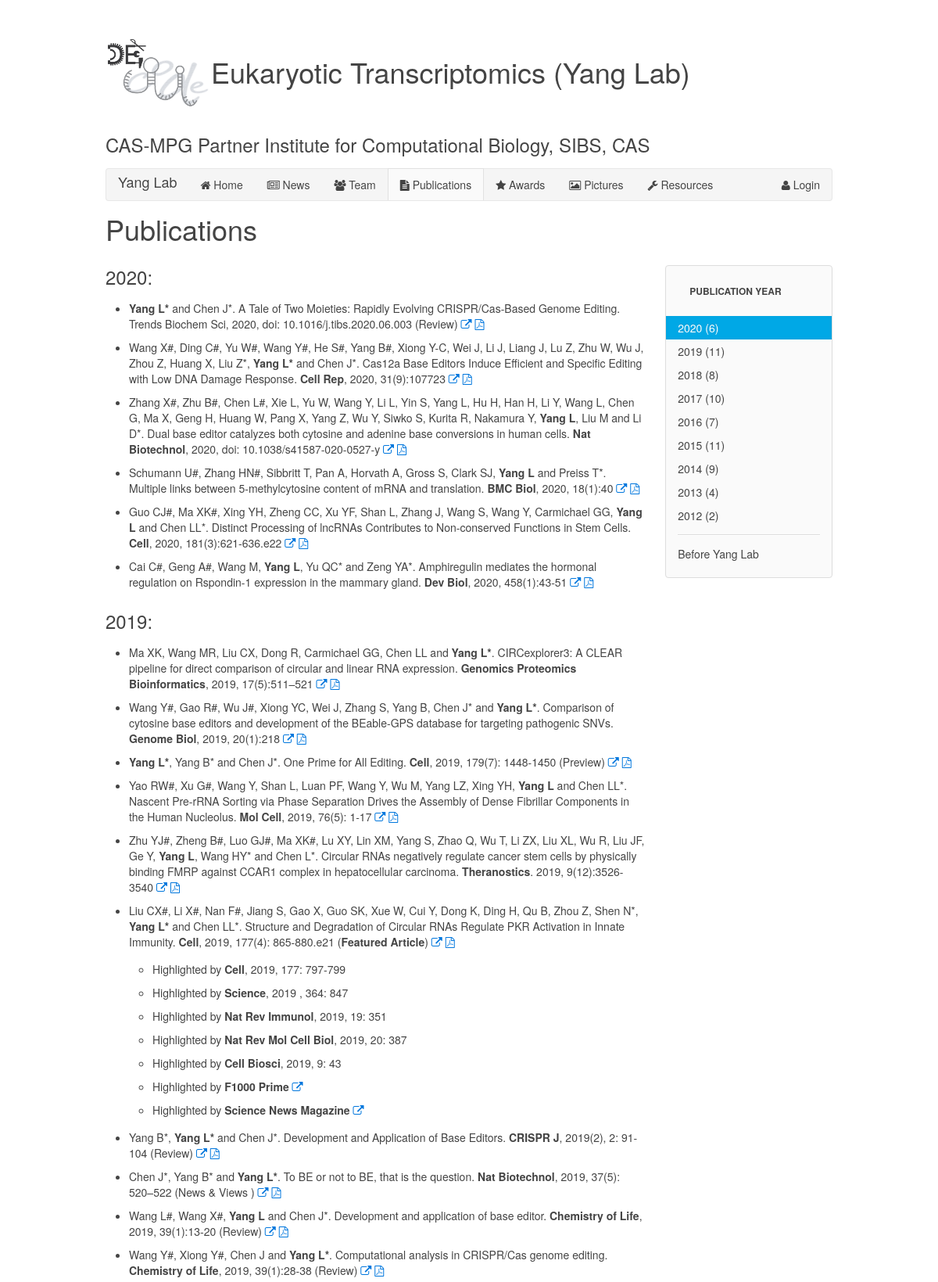
Page /publications (upper part) on the committed database.
### yanglab.py (models this page shows)
class Publication(db.Model):
    __tablename__ = 'publication'
    id = db.Column(db.Integer, primary_key=True)
    idx = db.Column(db.Integer)
    year = db.Column(db.Integer)
    title = db.Column(db.Text)
    link = db.Column(db.String(100))
    attach = db.Column(db.String(100))
    points = db.Column(db.Text)

### yanglab.py (the view)
@yanglab.route('/publications')
def publications():
    attr = {}
    attr['name'] = 'publications'
    publications = Publication.query.filter(Publication.idx > 0).all()
    attr['publications'] = publications
    before_md = yanglab.static_folder + '/publication_before_yanglab.md'
    publication_before_yanglab = open(before_md, 'r').read()
    attr['publication_before_yanglab'] = publication_before_yanglab
    return render_template('publications.html', **attr)

### yanglab.py (called while the page is built)
@yanglab.template_filter('strong')
def strong(s):
    return s.replace('{{', '<strong>').replace('}}', '</strong>')

@yanglab.template_filter('split')
def split_point(s):
    return s.split('|')

### templates/publications.html (shortened to what this page needs)
{% extends "base.html" %}
{% block content %}
<div class="uk-grid" data-uk-grid-margin>
    <div class="uk-width-1-1">
        <h2 class="uk-article-title">Publications</h2>
    </div>
</div>
<div class="uk-grid" data-uk-grid-margin>
    <div class="uk-width-medium-3-4">
        {% for year in publications|groupby('year')|reverse %}
        <h2 id="{{ year.grouper }}">{{ year.grouper }}:</h2>
        <ul class="uk-list-space">
            {% for publication in year.list|sort(attribute='idx', reverse=True) %}
            <li>{{ publication.title|strong|safe }}
                <a href="{{ publication.link }}"><i class="uk-icon-external-link"></i></a>
                {% if publication.attach %}
                    <a href="{{ url_for('static', filename='publication_pdf/' + publication.attach) }}"><i class="uk-icon-file-pdf-o"></i></a>
                {% endif %}
            </li>
            {% if publication.points %}
            <ul class="uk-list-space">
                {% for point in publication.points|split %}
                <li>{{ point|strong|safe }}</li>
                {% endfor %}
            </ul>
            {% endif %} {% endfor %}
        </ul>
        {% endfor %}
    </div>
    <div class="uk-width-medium-1-4 uk-hidden-small">
        <div data-uk-sticky="{top:150}">
            <div class="uk-panel uk-panel-box">
                <h3 class="uk-nav-header">Publication Year</h3>
                <ul class="uk-nav uk-nav-side" data-uk-scrollspy-nav="{closest:'li', smoothscroll:true}">
                    {% for year in publications|groupby('year')|reverse %}
                    <li><a href="#{{ year.grouper }}">{{ year.grouper }} ({{ year.list|length }})</a></li>
                    {% endfor %}
                    <li class="uk-nav-divider"></li>
                    <li><a href="#before">Before Yang Lab</a></li>
                </ul>
            </div>
        </div>
    </div>
</div>
{% endblock content %}

### rows in the picture
Publication: grouper "2020", title|strong "Cai C#, Geng A#, Wang M, Yang L , Yu QC* and Zeng YA*. Amphiregulin mediates the hormonal regulation on Rspondin-1 expression in the mammary gland. Dev Biol , 2020, 458(1):43-51", list|length "6"
Publication: title|strong "Yang L* and Chen J*. A Tale of Two Moieties: Rapidly Evolving CRISPR/Cas-Based Genome Editing. Trends Biochem Sci, 2020, doi: 10.1016/j.tibs.2020.06.003 (Review)"
Publication: title|strong "Wang X#, Ding C#, Yu W#, Wang Y#, He S#, Yang B#, Xiong Y-C, Wei J, Li J, Liang J, Lu Z, Zhu W, Wu J, Zhou Z, Huang X, Liu Z*, Yang L* and Chen J*. Cas12a Base Editors Induce Efficient and Specific Editing with Low DNA Damage Response. Cell Rep , 2020, 31(9):107723"
Publication: title|strong "Zhang X#, Zhu B#, Chen L#, Xie L, Yu W, Wang Y, Li L, Yin S, Yang L, Hu H, Han H, Li Y, Wang L, Chen G, Ma X, Geng H, Huang W, Pang X, Yang Z, Wu Y, Siwko S, Kurita R, Nakamura Y, Yang L , Liu M and Li D*. Dual base editor catalyzes both cytosine and adenine base conversions in human cells. Nat Biotechnol , 2020, doi: 10.1038/s41587-020-0527-y"
Publication: title|strong "Schumann U#, Zhang HN#, Sibbritt T, Pan A, Horvath A, Gross S, Clark SJ, Yang L and Preiss T*. Multiple links between 5-methylcytosine content of mRNA and translation. BMC Biol , 2020, 18(1):40"
Publication: title|strong "Guo CJ#, Ma XK#, Xing YH, Zheng CC, Xu YF, Shan L, Zhang J, Wang S, Wang Y, Carmichael GG, Yang L and Chen LL*. Distinct Processing of lncRNAs Contributes to Non-conserved Functions in Stem Cells. Cell , 2020, 181(3):621-636.e22"
Publication: grouper "2019", list|length "11"
Publication: title|strong "Ma XK, Wang MR, Liu CX, Dong R, Carmichael GG, Chen LL and Yang L* . CIRCexplorer3: A CLEAR pipeline for direct comparison of circular and linear RNA expression. Genomics Proteomics Bioinformatics , 2019, 17(5):511–521"
Publication: title|strong "Wang Y#, Gao R#, Wu J#, Xiong YC, Wei J, Zhang S, Yang B, Chen J* and Yang L* . Comparison of cytosine base editors and development of the BEable-GPS database for targeting pathogenic SNVs. Genome Biol , 2019, 20(1):218"
Publication: title|strong "Yang L* , Yang B* and Chen J*. One Prime for All Editing. Cell , 2019, 179(7): 1448-1450 (Preview)"
Publication: title|strong "Yao RW#, Xu G#, Wang Y, Shan L, Luan PF, Wang Y, Wu M, Yang LZ, Xing YH, Yang L and Chen LL*. Nascent Pre-rRNA Sorting via Phase Separation Drives the Assembly of Dense Fibrillar Components in the Human Nucleolus. Mol Cell , 2019, 76(5): 1-17"
Publication: title|strong "Zhu YJ#, Zheng B#, Luo GJ#, Ma XK#, Lu XY, Lin XM, Yang S, Zhao Q, Wu T, Li ZX, Liu XL, Wu R, Liu JF, Ge Y, Yang L , Wang HY* and Chen L*. Circular RNAs negatively regulate cancer stem cells by physically binding FMRP against CCAR1 complex in hepatocellular carcinoma. Theranostics . 2019, 9(12):3526-3540"
Publication: title|strong "Liu CX#, Li X#, Nan F#, Jiang S, Gao X, Guo SK, Xue W, Cui Y, Dong K, Ding H, Qu B, Zhou Z, Shen N*, Yang L* and Chen LL*. Structure and Degradation of Circular RNAs Regulate PKR Activation in Innate Immunity. Cell , 2019, 177(4): 865-880.e21 ( Featured Article )", points "Highlighted by Cell , 2019, 177: 797-799" "Highlighted by Science , 2019 , 364: 847" "Highlighted by Nat Rev Immunol , 2019, 19: 351" "Highlighted by Nat Rev Mol Cell Biol , 2019, 20: 387" "Highlighted by Cell Biosci , 2019, 9: 43" "Highlighted by F1000 Prime" "Highlighted by Science News Magazine"
Publication: title|strong "Yang B*, Yang L* and Chen J*. Development and Application of Base Editors. CRISPR J , 2019(2), 2: 91-104 (Review)"
Publication: title|strong "Chen J*, Yang B* and Yang L* . To BE or not to BE, that is the question. Nat Biotechnol , 2019, 37(5): 520–522 (News & Views )"
Publication: title|strong "Wang L#, Wang X#, Yang L and Chen J*. Development and application of base editor. Chemistry of Life , 2019, 39(1):13-20 (Review)"
Publication: title|strong "Wang Y#, Xiong Y#, Chen J and Yang L* . Computational analysis in CRISPR/Cas genome editing. Chemistry of Life , 2019, 39(1):28-38 (Review)"
Publication: grouper "2018", list|length "8"
Publication: grouper "2017", list|length "10"
Publication: grouper "2016", list|length "7"
Publication: grouper "2015", list|length "11"
Publication: grouper "2014", list|length "9"
Publication: grouper "2013", list|length "4"
Publication: grouper "2012", list|length "2"
